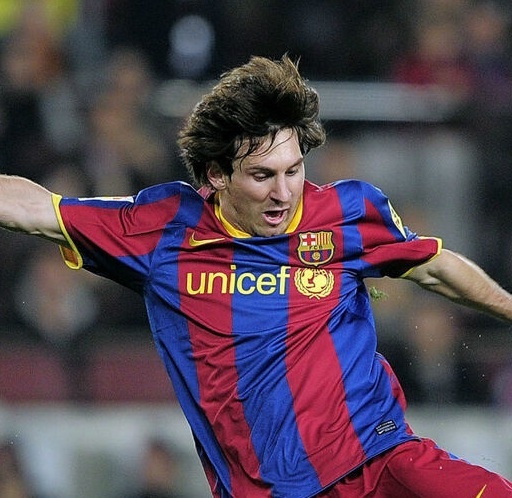
#> input picture OpenCV/3 Image Processing in OpenCV/10 - Histograms in OpenCV/messi3.jpg, 512 x 498 px
$ python 2d_hist.py
#> lines starting #> are read from the running program, lines starting #| are printed output that depends on the picture
import numpy as np
import cv2 as cv
from matplotlib import pyplot as plt

img = cv.imread('messi3.jpg')
#> img is the input picture: shape (498, 512, 3); mean B, G, R 82.2, 69, 84.2
assert img is not None, 'check os.path.exists()'
hsv = cv.cvtColor(img,cv.COLOR_BGR2HSV)
#> hsv: shape (498, 512, 3); mean H, S, V 97.5, 95.6, 102.4


# channels = [0,1] because we need to process both H and S plane.
# bins = [180,256] 180 for H plane and 256 for S plane.
# range = [0,180,0,256] Hue value lies between 0 and 180 & Saturation lies between 0 and 256.
hist = cv.calcHist([hsv], [0,1], None, [180,256], [0,180,0,256])
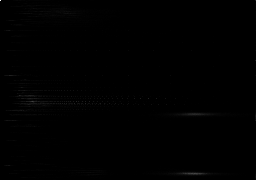
#> hist: shape (180, 256) float32; min 0, max 2109, mean 5.5; drawn with min black and max white

#cv.imshow('hist',hist)
#k = cv.waitKey(0)

plt.imshow(hist,interpolation= 'nearest')
plt.show()
